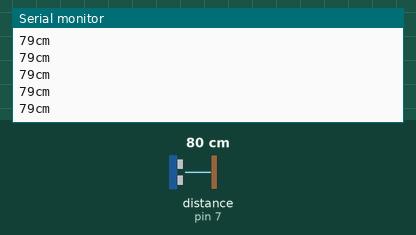
This sketch was run on a simulated Arduino Uno, built with avr-gcc and run on an emulated ATmega328P. On the bench: the last lines printed to the serial monitor. Wiring (inferred from the names in the program): ultrasonic range finder: trigger pin 7; echo pin 7. The test bench sets the inputs (shaded band); at power-on: distance to the obstacle (sensor on pin 7) 80 cm. The echo pulse lasts 58.3 µs per cm.

Above: at 1.2 s.
1.3 s: distance to the obstacle (sensor on pin 7) set to 2 cm
At 1.8 s:
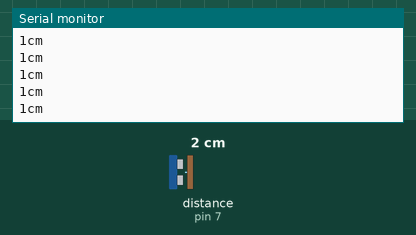
4.3 s: distance to the obstacle (sensor on pin 7) set to 4 cm
At 4.8 s:
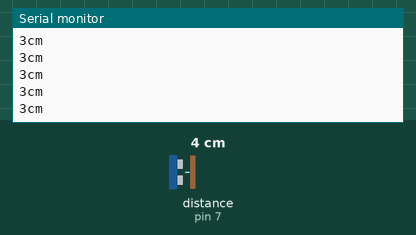
Timing chart, 0 to 7.3 s (numbered marks = the images above; inputs shaded):
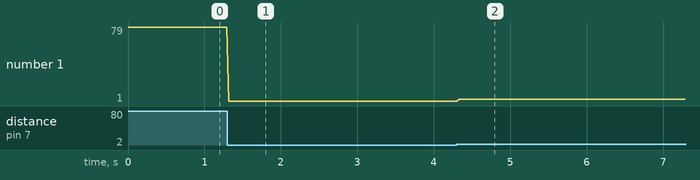

Measured:
- after the input at 1.3 s, the serial monitor: prints a new line at once (image 1)
- after the input at 4.3 s, the serial monitor: prints a new line at once (image 2)
- plotted number 1: 79 → 1 after the input at 1.3 s, 1 → 3 after the input at 4.3 s

The sketch:

prueba_SRF05.ino
```cpp
const int pingPin = 7;

void setup() {
  // initialize serial communication:
  Serial.begin(9600);
}

void loop()
{
  // establish variables for duration of the ping,
  // and the distance result in inches and centimeters:
  long duration, cm;

  // The PING))) is triggered by a HIGH pulse of 2 or more microseconds.
  // Give a short LOW pulse beforehand to ensure a clean HIGH pulse:
  pinMode(pingPin, OUTPUT);
  digitalWrite(pingPin, LOW);
  delayMicroseconds(2);
  digitalWrite(pingPin, HIGH);
  delayMicroseconds(10);
  digitalWrite(pingPin, LOW);

  // The same pin is used to read the signal from the PING))): a HIGH
  // pulse whose duration is the time (in microseconds) from the sending
  // of the ping to the reception of its echo off of an object.
  pinMode(pingPin, INPUT);
  duration = pulseIn(pingPin, HIGH,50000);

  // convert the time into a distance
  cm = microsecondsToCentimeters(duration);

  Serial.print(cm);
  Serial.print("cm");
  Serial.println();

  delay(30);
}

long microsecondsToCentimeters(long microseconds)
{
  // The speed of sound is 340 m/s or 29 microseconds per centimeter.
  // The ping travels out and back, so to find the distance of the
  // object we take half of the distance travelled.
  return microseconds/58.30;
}
```
